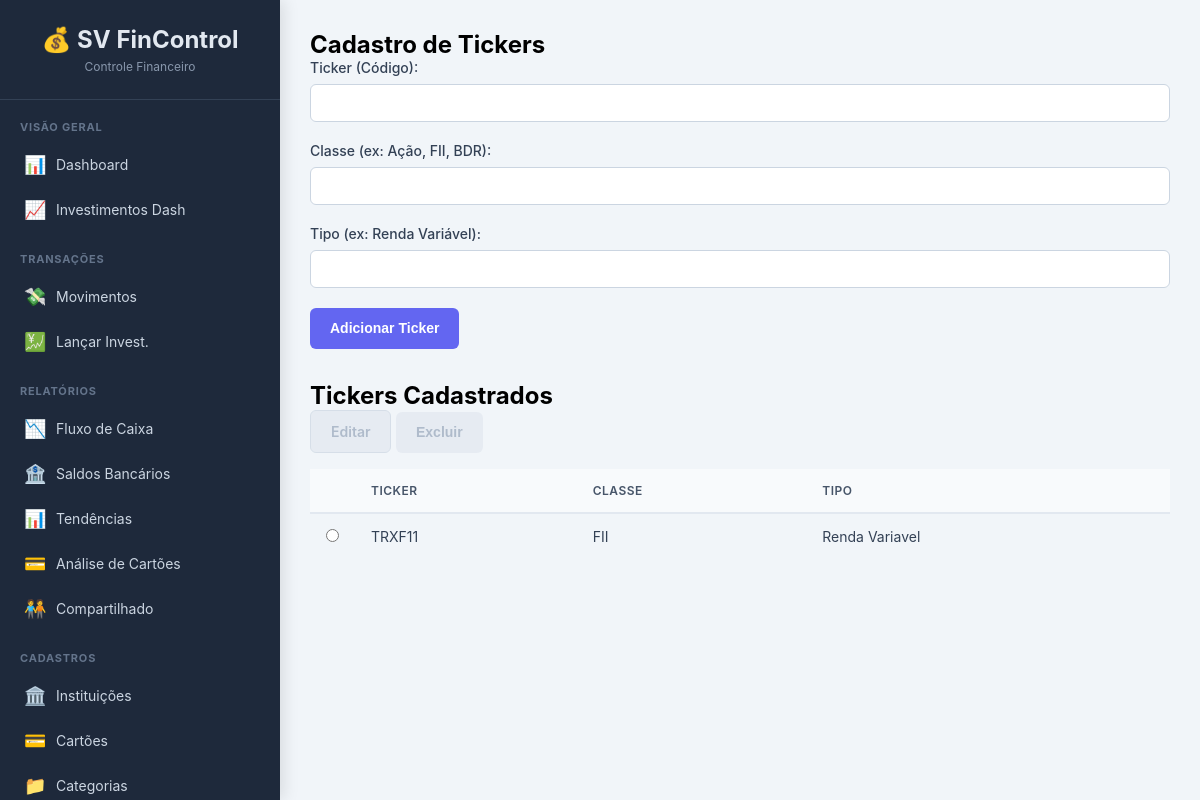
/tickers, run on an earlier commit of the app's database.
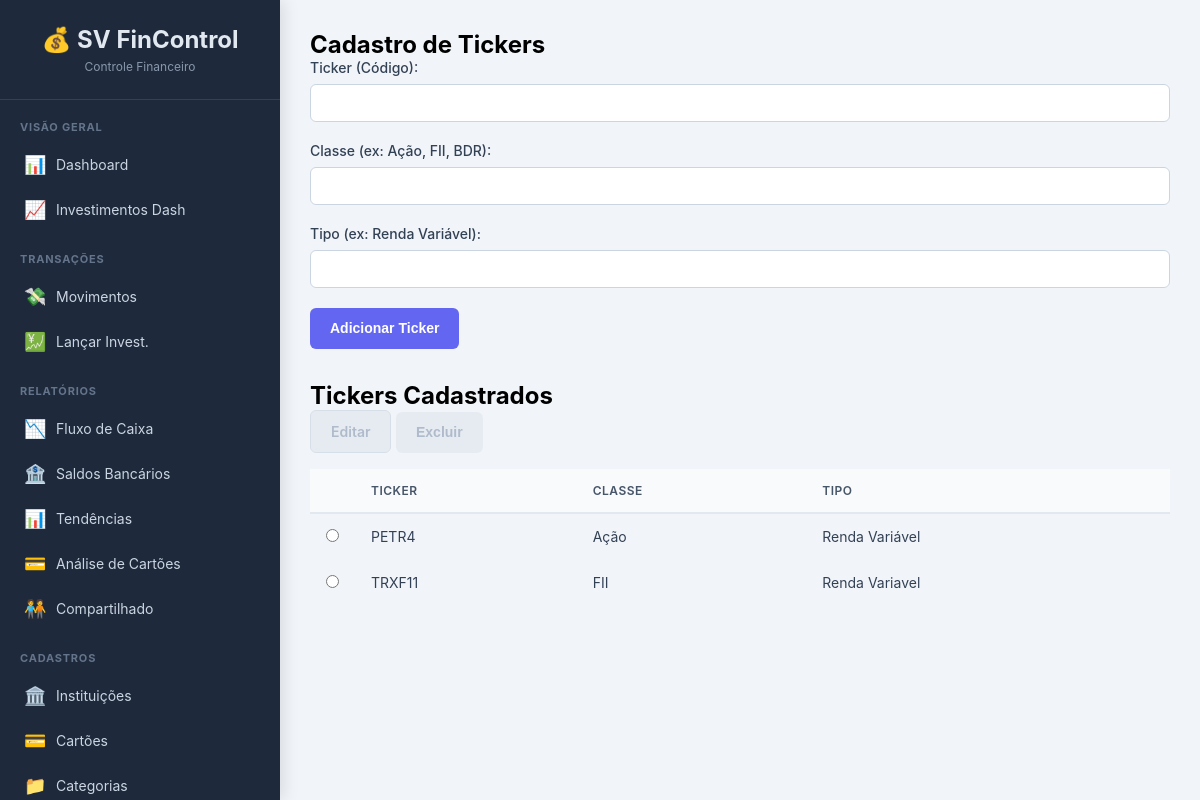
And on a later commit of the database.
### tables this page shows
CREATE TABLE tickers (
        id INTEGER PRIMARY KEY AUTOINCREMENT,
        descricao TEXT NOT NULL UNIQUE,
        classe TEXT NOT NULL,
        tipo TEXT NOT NULL
    );

### app.py (the view, shortened to what this page needs)
@app.route('/tickers', methods=['GET', 'POST'])
def tickers():
    conn = get_db_connection()
    tickers_list = conn.execute('SELECT * FROM tickers ORDER BY descricao').fetchall()
    conn.close()
    return render_template('tickers.html', tickers=tickers_list)

### app.py (called while the page is built)
def get_db_connection():
    conn = sqlite3.connect(DATABASE, detect_types=sqlite3.PARSE_DECLTYPES | sqlite3.PARSE_COLNAMES)
    conn.execute("PRAGMA foreign_keys = ON;")
    conn.execute("PRAGMA journal_mode=WAL")
    conn.row_factory = sqlite3.Row
    return conn

### templates/tickers.html (shortened to what this page needs)
{% extends "base.html" %}
{% block content %}
    <h2>Cadastro de Tickers</h2>
    <form method="POST">
        <div class="form-group"><label for="descricao">Ticker (Código):</label><input type="text" name="descricao" required autocomplete="off"></div>
        <div class="form-group"><label for="classe">Classe (ex: Ação, FII, BDR):</label><input type="text" name="classe" required autocomplete="off"></div>
        <div class="form-group"><label for="tipo">Tipo (ex: Renda Variável):</label><input type="text" name="tipo" required autocomplete="off"></div>
        <button type="submit" class="btn btn-primary">Adicionar Ticker</button>
    </form>
    <h2 style="margin-top: 2rem;">Tickers Cadastrados</h2>
    <div class="action-buttons" style="margin-bottom: 1rem;">
        <a href="#" id="btn-editar" class="btn btn-secondary" disabled>Editar</a>
        <button type="submit" form="form-excluir" id="btn-excluir" class="btn btn-danger" disabled>Excluir</button>
    </div>
    <table><thead><tr><th style="width: 5%;"></th><th>Ticker</th><th>Classe</th><th>Tipo</th></tr></thead>
        <tbody>
            {% for t in tickers %}<tr id="row-{{ t.id }}"><td><input type="radio" name="selecionado" value="{{ t.id }}" onchange="itemSelecionado(this, 'tickers')"></td><td>{{ t.descricao }}</td><td>{{ t.classe }}</td><td>{{ t.tipo }}</td></tr>{% else %}<tr><td colspan="4">Nenhum ticker cadastrado.</td></tr>{% endfor %}
        </tbody>
    </table>
{% endblock %}

What changed in the data, as far as the page shows it:
added tickers: descricao "PETR4", classe "Ação", tipo "Renda Variável"
